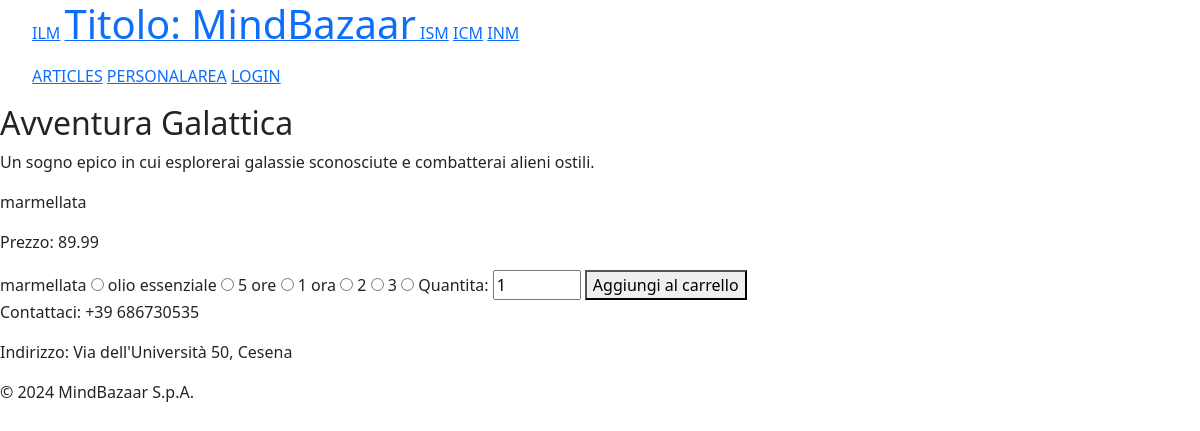
The app's page /product.php?id_prodotto=1&versione=1 with its own data.
### tables this page shows
create table PRODOTTI (
     id int not null auto_increment,
     nome varchar(50) not null,
     descrizione varchar(200) not null,
     eta_minima int not null,
     immagine varchar(50) not null,
     nome_categoria varchar(20) not null,
     constraint ID_PRODOTTO_ID primary key (id));

create table ARTICOLI (
     id_prodotto int not null,
     formato varchar(20) not null,
     durata varchar(15) not null,
     intensita int not null,
     prezzo decimal(5,2) not null,
     disponibilita int not null,
     versione int not null,
     constraint ID_ARTICOLO_ID primary key (id_prodotto, versione));

### product.php (called while the page is built, shortened)
<?php
require_once 'bootstrap.php';
$templateParams["titolo"] = "MindBazaar - Prodotto";
$templateParams["nome"] = "singleProduct.php";
$templateParams["articolo"] = current(array_filter($templateParams["articoli"], function ($articolo) {
    return $articolo["id_prodotto"] == $_GET["id_prodotto"] && $articolo["versione"] == $_GET["versione"];
}));
$articoliProdotto = $dbh->getArticlesByProductId($_GET["id_prodotto"]);
$formatiProdotto = array_unique(array_column($articoliProdotto, 'formato'));
$durateProdotto = array_unique(array_column($articoliProdotto, 'durata'));
$intensitaProdotto = array_unique(array_column($articoliProdotto, 'intensita'));
require 'template/base.php';

### db/database.php (called while the page is built, shortened)
<?php
class DatabaseHelper {
    private $db;
    public function __construct($servername, $username, $password, $dbname, $port) {
        $this->db = new mysqli($servername, $username, $password, $dbname, $port);
    }
    public function getProducts() {
        $stmt = $this->db->prepare("SELECT * FROM PRODOTTI ORDER BY RAND()");
        $stmt->execute();
        $result = $stmt->get_result();
        return $result->fetch_all(MYSQLI_ASSOC);
    }
    public function getCategories() {
        $stmt = $this->db->prepare(
            "SELECT * FROM CATEGORIE"
        );
        $stmt->execute();
        $result = $stmt->get_result();
        return $result->fetch_all(MYSQLI_ASSOC);
    }
    public function getArticlesByProductId($productId) {
        $stmt = $this->db->prepare("SELECT * FROM ARTICOLI WHERE id_prodotto = ?");
        $stmt->bind_param("i", $productId);
        $stmt->execute();
        $result = $stmt->get_result();
        return $result->fetch_all(MYSQLI_ASSOC);
    }
    public function getArticles() {
        $stmt = $this->db->prepare("SELECT A.*, P.nome_categoria, IFNULL((SELECT SUM(RI.quantita)
                                FROM ARTICOLI AI, RICHIESTE RI
                                WHERE AI.versione = RI.versione_articolo
                                    AND AI.id_prodotto = RI.id_prodotto
                                    AND AI.id_prodotto = A.id_prodotto
                                    AND AI.versione = A.versione
                                GROUP BY AI.id_prodotto, AI.versione), 0) as vendite, P.nome, P.descrizione, P.eta_minima, P.immagine
                FROM ARTICOLI A, PRODOTTI P
                WHERE A.id_prodotto = P.id
                GROUP BY A.id_prodotto, A.versione");
        $stmt->execute();
        $result = $stmt->get_result();
        return $result->fetch_all(MYSQLI_ASSOC);
    }
    public function getFormats() {
        $stmt = $this->db->prepare("SELECT DISTINCT formato FROM ARTICOLI");
        $stmt->execute();
        $result = $stmt->get_result();
        return $result->fetch_all(MYSQLI_ASSOC);
    }
}

### bootstrap.php (called while the page is built, shortened)
<?php
require_once("db/database.php");
$dbh = new DatabaseHelper("localhost", "root", "", "MindBazaar", 3306);
$templateParams["prodotti"] = $dbh->getProducts();
$templateParams["articoli"] = $dbh->getArticles();
$templateParams["categorie"] = $dbh->getCategories();
$templateParams["formati"] = $dbh->getFormats();

### template/singleProduct.php (the view)
<?php $articolo = $templateParams["articolo"]; ?>
<h2><?php echo $articolo["nome"]; ?></h2>
<p><?php echo $articolo["descrizione"]; ?></p>
<p><?php echo $articolo["formato"]; ?></p>
<p><?php echo "Prezzo: " . $articolo["prezzo"]; ?></p>
<form action="/product.php" method="GET">
    <?php foreach ($formatiProdotto as $formato): ?>
        <label for="<?php echo $formato; ?>"><?php echo $formato; ?></label>
        <input type="radio" name="formato" value="<?php echo $formato; ?>">
    <?php endforeach; ?>
    <?php foreach ($durateProdotto as $durata): ?>
        <label for="<?php echo $durata; ?>"><?php echo $durata; ?></label>
        <input type="radio" name="durata" value="<?php echo $durata; ?>">
    <?php endforeach; ?>
    <?php foreach ($intensitaProdotto as $intensita): ?>
        <label for="<?php echo $intensita; ?>"><?php echo $intensita; ?></label>
        <input type="radio" name="intensita" value="<?php echo $intensita; ?>">
    <?php endforeach; ?>
    <label for="quantita">Quantita:</label>
    <input type="number" name="quantita" min="1" max="10" value="1">
    <button type="submit">Aggiungi al carrello</button>
</form>

### records on screen
prodotti: nome "Avventura Galattica", descrizione "Un sogno epico in cui esplorerai galassie sconosciute e combatterai alieni ostili."
articoli: formato "marmellata", prezzo "89.99"

### other values on screen
$formato "marmellata"
$formato "olio essenziale"
$durata "5 ore"
$durata "1 ora"
$intensita "2"
$intensita "3"
